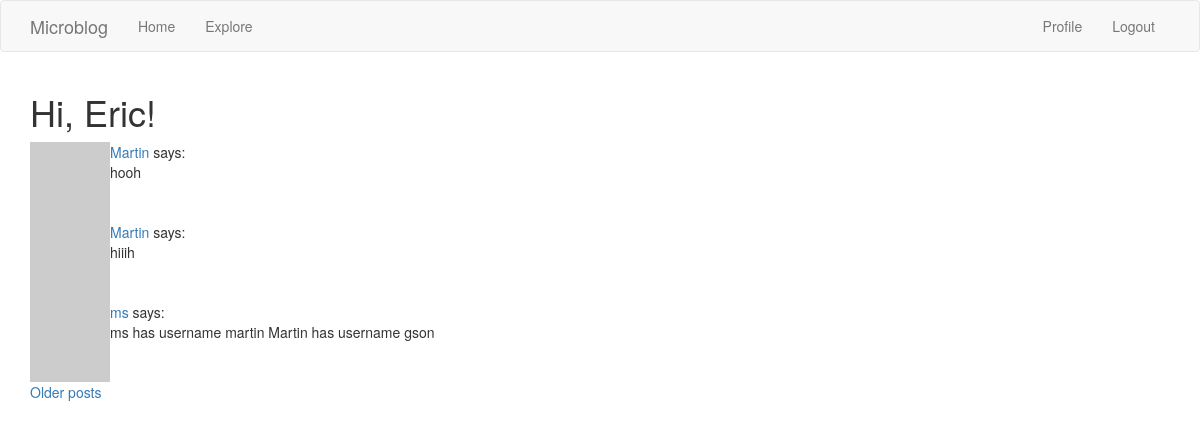
Page /explore (signed in) on the committed database.
### app/models.py (models this page shows, shortened)
class User(UserMixin, db.Model):
    id = db.Column(db.Integer, primary_key=True)
    username = db.Column(db.String(64), index=True, unique=True)
    email = db.Column(db.String(120), index=True, unique=True)
    password_hash = db.Column(db.String(128))
    posts = db.relationship('Post', backref='author', lazy='dynamic')
    about_me = db.Column(db.String(140))
    last_seen = db.Column(db.DateTime, default=datetime.utcnow)
    followed = db.relationship(
        'User', secondary=followers,
        primaryjoin=(followers.c.follower_id == id),
        secondaryjoin=(followers.c.followed_id == id),
        backref=db.backref('followers', lazy='dynamic'), lazy='dynamic'
    )
    def avatar(self, size):
        digest = md5(self.email.lower().encode('utf-8')).hexdigest()
        return 'https://www.gravatar.com/avatar/{}?d=identicon&s={}'.format(digest, size)

class Post(db.Model):
    id = db.Column(db.Integer, primary_key=True)
    body = db.Column(db.String(140))
    timestamp = db.Column(db.DateTime, index=True, default=datetime.utcnow)
    user_id = db.Column(db.Integer, db.ForeignKey('user.id'))

### app/routes.py (the view)
@app.route('/explore')
@login_required
def explore():
    page = request.args.get('page', 1, type=int)
    posts = Post.query.order_by(Post.timestamp.desc()).paginate(
        page, app.config['POSTS_PER_PAGE'], False)
    next_url = url_for('explore', page=posts.next_num) \
        if posts.has_next else None
    prev_url = url_for('explore', page=posts.prev_num) \
        if posts.has_prev else None
    return render_template('index.html', title='Explore', posts=posts.items,
                            next_url=next_url, prev_url=prev_url)

### app/models.py (called while the page is built)
@login.user_loader
def load_user(id):
    return User.query.get(int(id))

### app/routes.py (called while the page is built)
@app.before_request
def before_request():
    if current_user.is_authenticated:
        current_user.last_seen = datetime.utcnow()
        db.session.commit()

### app/templates/index.html (shortened to what this page needs)
{% extends "base.html" %}
{% block app_content %}
    <h1>Hi, {{ current_user.username }}!</h1>
    {% for post in posts %}
        {% include '_post.html' %}
    {% endfor %}
    {% if next_url %}
    <a href="{{ next_url }}">Older posts</a>
    {% endif %}
{% endblock %}

### app/templates/base.html (shortened to what this page needs)
{% extends 'bootstrap/base.html' %}
{% block navbar %}
    <nav class="navbar navbar-default">
        <div class="container">
            <div class="navbar-header">
                <a class="navbar-brand" href="{{ url_for('index') }}">Microblog</a>
            </div>
            <div class="collapse navbar-collapse" id="bs-example-navbar-collapse-1">
                <ul class="nav navbar-nav">
                    <li><a href="{{ url_for('index') }}">Home</a></li>
                    <li><a href="{{ url_for('explore') }}">Explore</a></li>
                </ul>
                <ul class="nav navbar-nav navbar-right">
                    {% if current_user.is_anonymous %}
                    <li><a href="{{ url_for('login') }}">Login</a></li>
                    {% else %}
                    <li><a href="{{ url_for('user', username=current_user.username) }}">Profile</a></li>
                    <li><a href="{{ url_for('logout') }}">Logout</a></li>
                    {% endif %}
                </ul>
            </div>
        </div>
    </nav>
{% endblock %}
{% block content %}
    <div class="container">
        {% block app_content %}{% endblock %}
    </div>
{% endblock %}

### app/templates/_post.html
<table>
    <tr valign="top">
        <td><img src="{{ post.author.avatar(36) }}"></td>
        <td>
            <a href="{{ url_for('user', username=post.author.username) }}">
                {{ post.author.username }}
            </a>
            says: <br>{{ post.body }}
        </td>
    </tr>
</table>

### rows in the picture
User: username "Eric"
Post: author.username "Martin", body "hooh"
Post: author.username "Martin", body "hiiih"
Post: author.username "ms", body "ms has username martin Martin has username gson"
